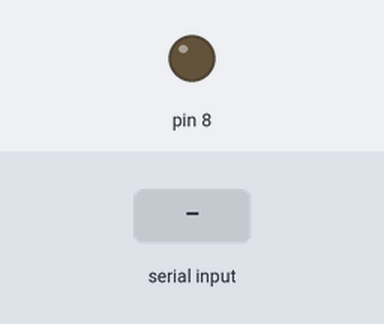
This sketch was run on a simulated Arduino Uno, built with avr-gcc and run on an emulated ATmega328P. On the bench: output pins drawn as LEDs (lit = HIGH). The test bench sets the inputs (shaded band).

Above: at 1.2 s.
1.3 s: "a" received over the second serial link
At 2.4 s:
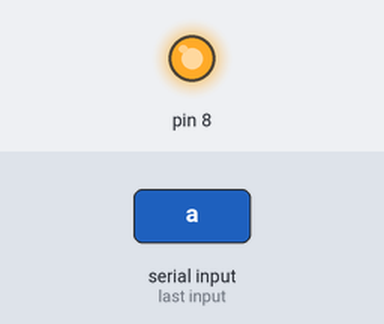
2.8 s: "b" received over the second serial link
At 3.6 s:
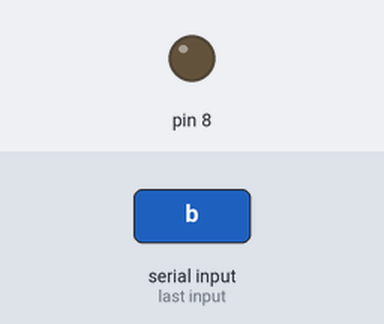
Timing chart, 0 to 5.8 s (numbered marks = the images above; inputs shaded):
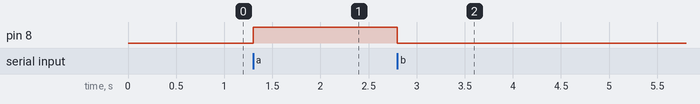

Measured:
- after the input at 1.3 s, pin 8: LOW → HIGH at once
- after the input at 2.8 s, pin 8: HIGH → LOW at once

The sketch:

blue.ino
```cpp
#include <SoftwareSerial.h>
SoftwareSerial bluetooth(11,10);
String inputString="";
char junk;
void setup() {
  // put your setup code here, to run once:
  Serial.begin(9600);

  //Setup Bluetooth serial connection to android
  bluetooth.begin(115200);
  pinMode(8, OUTPUT);
}

void loop() {
  // put your main code here, to run repeatedly:
if(bluetooth.available()){
  while(bluetooth.available())
    {
      char inChar = (char)bluetooth.read(); //read the input
      inputString += inChar;        //make a string of the characters coming on serial
    }
 bluetooth.println(inputString);
    while (Serial.available() > 0)
    { junk = Serial.read() ; }      // clear the serial buffer
    if(inputString == "a"){         //in case of 'a' turn the LED on
      digitalWrite(8, HIGH);
    }else if(inputString == "b"){   //incase of 'b' turn the LED off
      digitalWrite(8, LOW);
    }
    inputString = "";
  }
  Serial.flush();
}
```
